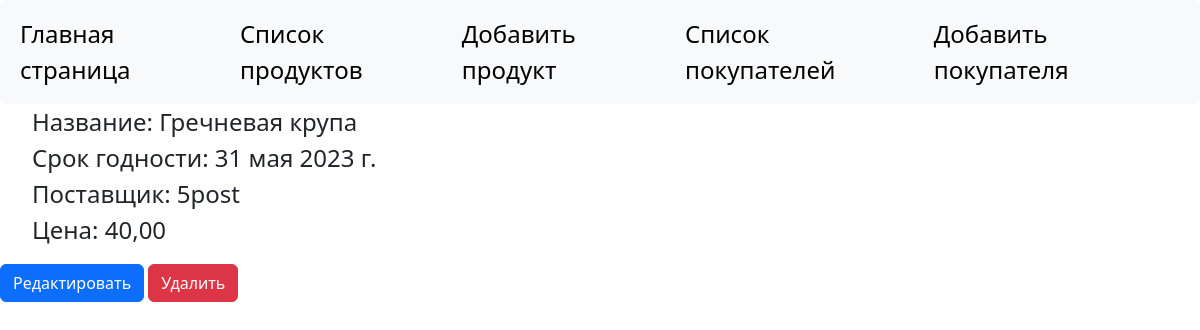
The page /product/9/ on the database its author committed.
### modelsapp/models.py (models this page shows, shortened)
class Product(models.Model):
    name = models.CharField(max_length=100, verbose_name="Название продукта", unique=True)
    expiration_date = models.DateField(verbose_name="Срок годности", null=True, blank=True)
    provider = models.ForeignKey(Provider, on_delete=models.SET_NULL, null=True, verbose_name="Поставщик")
    price = models.DecimalField(max_digits=100, decimal_places=2, verbose_name="Цена")
    class Meta:
        verbose_name = "Продукты"
        verbose_name_plural = "Продукты"

class Provider(models.Model):
    company = models.CharField(max_length=100, verbose_name="Название транспортной компании", unique=True)
    transport = models.CharField(max_length=100, verbose_name="Тип транспорта")
    def __str__(self):
        return self.company
    class Meta:
        verbose_name = "Поставщики"
        verbose_name_plural = "Поставщики"

### modelsapp/views.py (the view)
# urls.py: path('product/<int:pk>/', ProductViews.as_view(), name="product"),
class ProductViews(DetailView):
    model = Product
    template_name = 'modelsapp/detail_product.html'
    context_object_name = "product"
    def get_context_data(self, **kwargs):
        context = super().get_context_data(**kwargs)
        product = get_object_or_404(Product, pk=self.kwargs['pk'])
        c_def = {'title': f'Продукт - {product.name}'}
        context.update(c_def)
        return context

### modelsapp/templatetags/bd_tags.py (called while the page is built)
@register.simple_tag()
def get_menu():
    menu = [{'title': 'Главная страница', 'url_name': 'modelsapp:home'},
            {'title': 'Список продуктов', 'url_name': 'modelsapp:list_products'},
            {'title': 'Добавить продукт', 'url_name': 'modelsapp:add_product'},
            {'title': 'Список покупателей', 'url_name': 'modelsapp:list_buyers'},
            {'title': 'Добавить покупателя', 'url_name': 'modelsapp:add_buyer'},
            ]
    return menu

### modelsapp/templates/modelsapp/detail_product.html
{% extends 'modelsapp/base.html' %}
{% block content %}
<ul style="list-style: none;font-size: 24px;">
		<li>Название: {{ product.name }}</li>
		{% if product.expiration_date %}
		<li>Срок годности: {{ product.expiration_date }}</li>
		{% else %}
		<li>Срок годности: Нет информации</li>
		{% endif %}
		<li>Поставщик: {{ product.provider }}</li>
		<li>Цена: {{ product.price }}</li></li>
</ul>
<a class="btn btn-primary" href="{% url 'modelsapp:update_product' product.pk %}" >Редактировать</a>
<a class="btn btn-danger" href="{% url 'modelsapp:delete_product' product.pk %}" >Удалить</a>
{% endblock %}

### rows shown on the page
Product: name "Гречневая крупа", expiration_date "31 мая 2023 г.", provider "5post", price "40,00"

### other values the page prints
{{ m.title }} "Главная страница" "Список продуктов" "Добавить продукт" "Список покупателей" "Добавить покупателя"
